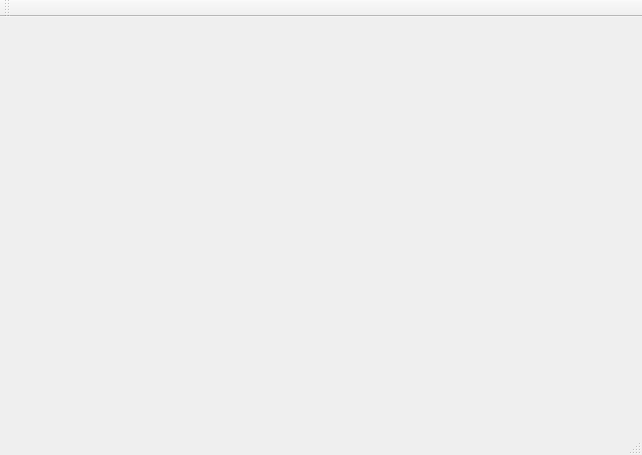
<?xml version="1.0" encoding="UTF-8"?>
<ui version="4.0">
 <class>CDepthBasics</class>
 <widget class="QMainWindow" name="CDepthBasics">
  <property name="geometry">
   <rect>
    <x>0</x>
    <y>0</y>
    <width>642</width>
    <height>455</height>
   </rect>
  </property>
  <property name="windowTitle">
   <string>CDepthBasics</string>
  </property>
  <widget class="QWidget" name="centralWidget">
   <widget class="QVTKWidget" name="qvtkWidget">
    <property name="geometry">
     <rect>
      <x>20</x>
      <y>20</y>
      <width>601</width>
      <height>381</height>
     </rect>
    </property>
   </widget>
  </widget>
  <widget class="QMenuBar" name="menuBar">
   <property name="geometry">
    <rect>
     <x>0</x>
     <y>0</y>
     <width>642</width>
     <height>21</height>
    </rect>
   </property>
  </widget>
  <widget class="QToolBar" name="mainToolBar">
   <attribute name="toolBarArea">
    <enum>TopToolBarArea</enum>
   </attribute>
   <attribute name="toolBarBreak">
    <bool>false</bool>
   </attribute>
  </widget>
  <widget class="QStatusBar" name="statusBar"/>
 </widget>
 <layoutdefault spacing="6" margin="11"/>
 <customwidgets>
  <customwidget>
   <class>QVTKWidget</class>
   <extends>QWidget</extends>
   <header>QVTKWidget.h</header>
  </customwidget>
 </customwidgets>
 <resources/>
 <connections/>
</ui>
